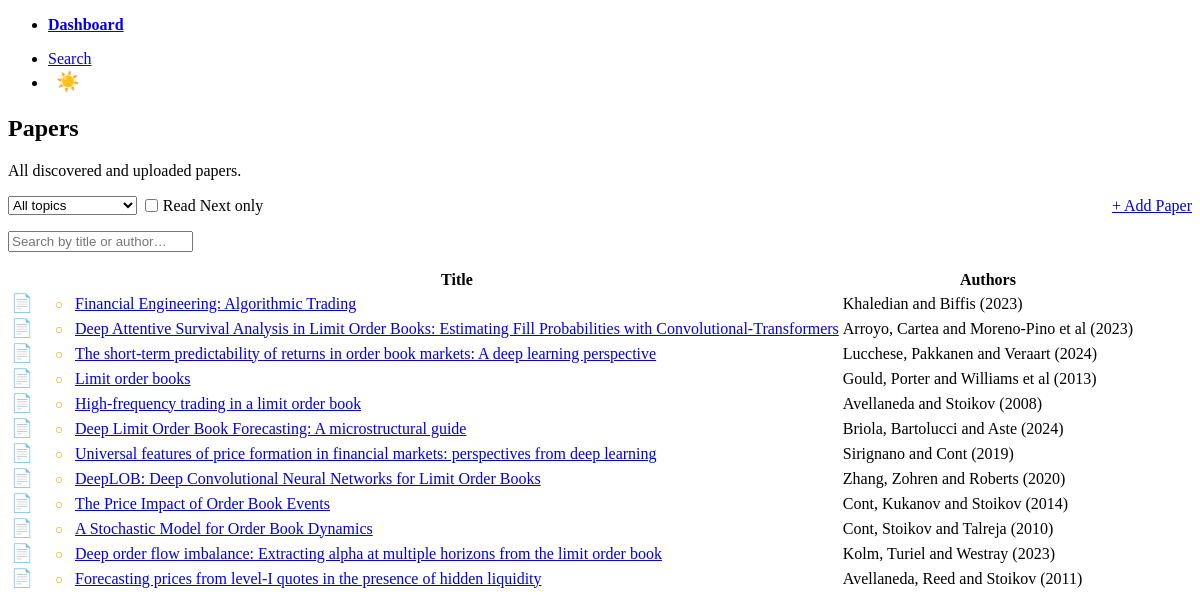
/papers, run on the app's committed database.
### tables this page shows
CREATE TABLE papers (
    id              INTEGER PRIMARY KEY AUTOINCREMENT,
    source          TEXT NOT NULL,                       -- 'arxiv', 'ssrn', 'kaggle'
    source_id       TEXT NOT NULL,                       -- e.g. arXiv ID
    title           TEXT NOT NULL,
    authors         TEXT NOT NULL DEFAULT '[]',          -- JSON list
    published_venue TEXT NOT NULL DEFAULT '',
    published_date  TEXT,
    abstract        TEXT NOT NULL DEFAULT '',
    url             TEXT NOT NULL DEFAULT '',
    pdf_url         TEXT NOT NULL DEFAULT '',
    pdf_local_path  TEXT,
    created_at      TEXT NOT NULL DEFAULT (datetime('now')), semantic_scholar_id TEXT, read_next INTEGER NOT NULL DEFAULT 0, unprocessed INTEGER NOT NULL DEFAULT 1,
    UNIQUE(source, source_id)
);

### poneglyph/routes/papers.py (the view)
@router.get("", response_class=HTMLResponse)
async def list_papers(
    request: Request,
    topic_id: str | None = None,
    read_next: str | None = None,
    q: str = "",
):
    topic_id_int = int(topic_id) if topic_id and topic_id.strip().isdigit() else None
    read_next_filter = read_next == "1"
    q = q.strip()
    if topic_id_int:
        sql = """SELECT p.*, tp.relevance_score
                 FROM papers p
                 JOIN topic_papers tp ON p.id = tp.paper_id
                 WHERE tp.topic_id = ?"""
        params: list = [topic_id_int]
        if read_next_filter:
            sql += " AND p.read_next = 1"
        if q:
            sql += " AND (LOWER(p.title) LIKE ? OR LOWER(p.authors) LIKE ?)"
            like = f"%{q.lower()}%"
            params += [like, like]
        sql += " ORDER BY p.created_at DESC"
        rows = fetch_all(sql, tuple(params))
        topic = row_to_dict(fetch_one("SELECT * FROM topics WHERE id = ?", (topic_id_int,)))
    else:
        conditions: list[str] = []
        params = []
        if read_next_filter:
            conditions.append("p.read_next = 1")
        if q:
            conditions.append("(LOWER(p.title) LIKE ? OR LOWER(p.authors) LIKE ?)")
            like = f"%{q.lower()}%"
            params += [like, like]
        sql = "SELECT p.*, NULL as relevance_score FROM papers p"
        if conditions:
            sql += " WHERE " + " AND ".join(conditions)
        sql += " ORDER BY p.created_at DESC"
        rows = fetch_all(sql, tuple(params))
        topic = None
    papers = [row_to_dict(r) for r in rows]
    all_topics = [row_to_dict(r) for r in fetch_all("SELECT id, name FROM topics ORDER BY name")]
    ctx = {
        "request": request,
        "papers": papers,
        "topic": topic,
        "all_topics": all_topics,
        "topic_id": topic_id_int,
        "read_next_filter": read_next_filter,
        "q": q,
    }
    if request.headers.get("HX-Target") == "papers-table-wrapper":
        return templates.TemplateResponse("papers/partials/papers_table.html", ctx)
    return templates.TemplateResponse("papers/list.html", ctx)

### templates/papers/list.html (shortened to what this page needs)
{% extends "base.html" %}
{% block content %}
<hgroup>
    <h2>Papers{% if topic %} — {{ topic.name }}{% endif %}</h2>
    <p>{% if topic %}Papers linked to this topic.{% else %}All discovered and uploaded papers.{% endif %}</p>
</hgroup>
<div style="display: flex; justify-content: space-between; align-items: center; margin-bottom: 1rem;">
    <form method="get" action="/papers" style="display: flex; gap: 0.5rem; align-items: center; margin: 0;">
        <select name="topic_id" style="margin: 0; width: auto;" onchange="this.form.submit()">
            <option value="">All topics</option>
        </select>
        <label style="display: flex; align-items: center; gap: 0.3rem; margin: 0; white-space: nowrap; cursor: pointer;">
            <input type="checkbox" name="read_next" value="1"
                   onchange="this.form.submit()"
                   style="margin: 0;">
            Read Next only
        </label>
    </form>
    <a href="/papers/upload{% if topic %}?topic_id={{ topic.id }}{% endif %}" role="button"
       hx-get="/papers/upload{% if topic %}?topic_id={{ topic.id }}{% endif %}" hx-target="#upload-form-area" hx-swap="innerHTML"
       hx-indicator="#upload-ind">
        + Add Paper <span id="upload-ind" class="htmx-indicator"></span>
    </a>
</div>
<input type="search" name="q" value="{{ q }}"
       placeholder="Search by title or author…"
       style="margin-bottom: 1rem;"
       hx-get="/papers"
       hx-trigger="input changed delay:300ms"
       hx-target="#papers-table-wrapper"
       hx-swap="innerHTML"
       hx-include="[name='topic_id'],[name='read_next']">
<div id="papers-table-wrapper">
{% include "papers/partials/papers_table.html" %}
</div>
{% endblock %}

### templates/papers/partials/papers_table.html
{% if papers %}
<table role="grid">
    <thead>
        <tr>
            <th style="width: 2rem;"></th>
            <th style="width: 1.5rem;"></th>
            <th>Title</th>
            <th>Authors</th>
        </tr>
    </thead>
    <tbody>
        {% for paper in papers %}
        <tr>
            <td>
                <span hx-post="/papers/{{ paper.id }}/read-next" hx-swap="outerHTML"
                      style="cursor:pointer; font-size:1.1rem;"
                      title="{{ 'Remove from Read Next' if paper.read_next else 'Mark as Read Next' }}">
                    {{ '🔖' if paper.read_next else '📄' }}
                </span>
            </td>
            <td style="text-align: center;">
                {% if paper.unprocessed %}
                <span title="Unprocessed" style="color: #f59e0b; font-size: 0.85rem;">○</span>
                {% endif %}
            </td>
            <td><a href="/papers/{{ paper.id }}">{{ paper.title }}</a></td>
            <td style="white-space: nowrap; color: var(--pico-muted-color);">{{ paper.authors | author_cite(paper.published_date) }}</td>
        </tr>
        {% endfor %}
    </tbody>
</table>
{% else %}
<div class="empty-state">
    <p>No papers found{% if q %} matching "<strong>{{ q }}</strong>"{% endif %}.</p>
</div>
{% endif %}

### templates/base.html (style rules this page uses)
:root { --pico-font-size: 15px; }

### data on the page
papers: read_next "📄", title "Financial Engineering: Algorithmic Trading", authors|author_cite "Khaledian and Biffis (2023)"
papers: read_next "📄", title "Deep Attentive Survival Analysis in Limit Order Books: Estimating Fill Probabilities with Convolutional-Transformers", authors|author_cite "Arroyo, Cartea and Moreno-Pino et al (2023)"
papers: read_next "📄", title "The short-term predictability of returns in order book markets: A deep learning perspective", authors|author_cite "Lucchese, Pakkanen and Veraart (2024)"
papers: read_next "📄", title "Limit order books", authors|author_cite "Gould, Porter and Williams et al (2013)"
papers: read_next "📄", title "High-frequency trading in a limit order book", authors|author_cite "Avellaneda and Stoikov (2008)"
papers: read_next "📄", title "Deep Limit Order Book Forecasting: A microstructural guide", authors|author_cite "Briola, Bartolucci and Aste (2024)"
papers: read_next "📄", title "Universal features of price formation in financial markets: perspectives from deep learning", authors|author_cite "Sirignano and Cont (2019)"
papers: read_next "📄", title "DeepLOB: Deep Convolutional Neural Networks for Limit Order Books", authors|author_cite "Zhang, Zohren and Roberts (2020)"
papers: read_next "📄", title "The Price Impact of Order Book Events", authors|author_cite "Cont, Kukanov and Stoikov (2014)"
papers: read_next "📄", title "A Stochastic Model for Order Book Dynamics", authors|author_cite "Cont, Stoikov and Talreja (2010)"
papers: read_next "📄", title "Deep order flow imbalance: Extracting alpha at multiple horizons from the limit order book", authors|author_cite "Kolm, Turiel and Westray (2023)"
papers: read_next "📄", title "Forecasting prices from level-I quotes in the presence of hidden liquidity", authors|author_cite "Avellaneda, Reed and Stoikov (2011)"
